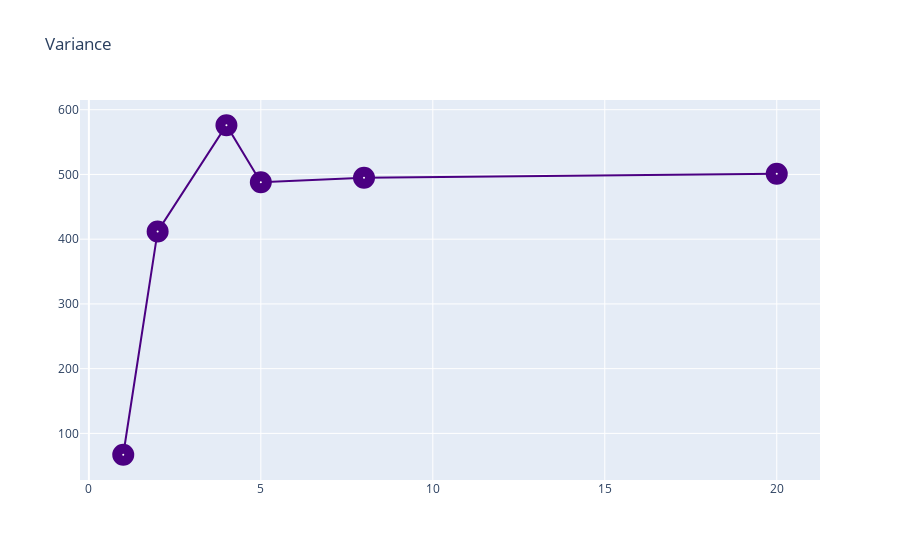

The code cell stored with this chart in its notebook:
### Markdown cell above
## 16.2. Potting Variance

### Code cell
plt.figure(figsize=(10,10))
Variance = go.Scatter(x=metrics_df.degree,
                    y=metrics_df.variance,
                    name = "Variance",
                    line = dict(color = 'indigo'),
                    opacity = 1,
                    marker=dict(
                        color='white',
                        size=10,
                        line=dict(
                            width=12
                        )))

layout2 = dict(title='Variance',)

fig = dict(data=[Variance], layout=layout2)

iplot(fig)

### Figure 1 — Plotly figure (JSON) as saved in the notebook; plotly's stock layout.template omitted (floating-point values rounded to 4 significant figures)
{"data": [{"line": {"color": "indigo"}, "marker": {"color": "white", "line": {"width": 12}, "size": 10}, "name": "Variance", "opacity": 1, "type": "scatter", "x": [1, 2, 4, 5, 8, 20], "y": [67, 412, 576, 488, 495, 501]}], "layout": {"title": {"text": "Variance"}}}
